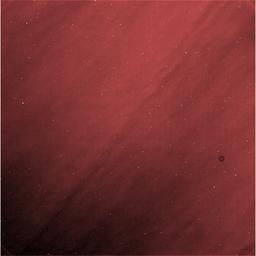
#> input picture test_files/cassini_iss/N1746306880_1_small.jpg, 256 x 256 px
$ python -i stretch.py   (imports and definitions only)
#> lines starting #> are read from the running program, lines starting #| are printed output that depends on the picture
##########################################################################################
# picmaker/stretch.py
##########################################################################################
"""Support for stretch options."""

import numpy as np
from scipy.ndimage import median_filter


def get_limits(array, mask=None, *, limits=None, percentiles=None, trim=0,
               trim_zeros=False, footprint=0., **kwargs):
    """Compute stretch limits from numeric limits and/or percentiles.

    Parameters:
        array (array): A 2-D or 3-D array.
        mask (array, optional): mask array (True for invalid pixels), or None.
        limits (tuple[float, float], optional): Lower and upper limits of the pixel values
            to consider; values outside this range are masked. Use None for the full
            dynamic range.
        percentiles (tuple[float, float], optional): Percentage points between the
            identified extremes corresponding to the returned limits.
        trim (int, optional): The number of pixels around the image edge to exclude from
            the limits. Use this if the pixels near the edge of an image are unreliable or
            likely to be corrupted.
        trim_zeros (bool, optional): True to trim exterior rows/columns that contain all
            zeros before calculating limits.
        footprint (int, optional): Size of a 2-D median filter to be applied to the image
            before determining the limits. Use this option to suppress extreme pixels.
        **kwargs: Additional input parameters, ignored here.

    Returns:
        (tuple[float, float]): The lower and upper limits for the stretch.
    """

    if limits is None:

        if mask is None:
            mask = np.isnan(array)
        else:
            mask = mask | np.isnan(array)

        # Apply the trim
        if trim:
            array = array[..., trim:-trim, trim:-trim]
            mask = mask[..., trim:-trim, trim:-trim]

        # Apply trim_zeros
        antimask = np.logical_not(mask)
        if trim_zeros:
            nonzeros = (array != 0) & antimask
            if nonzeros.ndim == 3:
                nonzeros = np.any(nonzeros, axis=0)
            rows = np.flatnonzero(np.any(nonzeros, axis=1))
            cols = np.flatnonzero(np.any(nonzeros, axis=0))
            if len(rows) != 0:  # not all zeros
                array = array[..., rows[0]:rows[-1]+1, cols[0]:cols[-1]+1]
                antimask = antimask[..., rows[0]:rows[-1]+1, cols[0]:cols[-1]+1]

        # Check for empty array
        unmasked = array[antimask]
        if not len(unmasked):
            return (0., 1.)

        # Apply footprint if any; leave antimask unchanged
        if footprint:
            # Confine masked (out-of-range or NaN) pixels to the valid data range first,
            # so the median filter cannot bleed extreme masked values into valid pixels.
            array = np.clip(array, np.min(unmasked), np.max(unmasked))
            circle_footprint = _circle_mask(footprint)
            if array.ndim == 3:
                if array.shape[0] > 3:  # for more than three bands, collapse to 2-D
                    array = np.median(array, axis=0)
                    antimask = np.all(antimask, axis=0)  # collapse mask to match
                    array = median_filter(array, footprint=circle_footprint)
                else:                   # otherwise, process each band
                    array = array.copy()
                    for b in range(array.shape[0]):
                        array[b] = median_filter(array[b], footprint=circle_footprint)
            else:
                array = median_filter(array, footprint=circle_footprint)

            unmasked = array[antimask]

        # Get the extrema
        array_min = np.min(unmasked)
        array_max = np.max(unmasked)

        # Return for the case of a single-valued array
        if array_min == array_max:
            if array_min == 0.:
                return (0., 1.)
            elif array_min < 0:
                return (array_min, 0.)
            elif array.dtype.kind in {'u', 'i'}:
                return (float(array_min), float(array_min + 1))
            else:
                return (array_min, array_min * 2.)

        # Derive limits, narrowing to the requested percentiles of the valid data
        if percentiles is None:
            limits = (array_min, array_max)
        else:
            limits = tuple(np.percentile(array[antimask], percentiles[:2]))

    return limits


def _circle_mask(diameter):
    """A boolean disk mask of the given diameter.

    Parameters:
        diameter (float): The disk diameter in pixels.

    Returns:
        array[bool]: A 2-D array where True marks pixels inside the circle.
    """

    size = int(np.ceil(diameter))
    center = 0.5 * (size - 1)

    r = np.arange(size) - center
    rsq = r**2
    mask = (rsq + rsq[:, np.newaxis]) <= (diameter / 2.)**2

    if np.sum(mask[0]) == 0:
        mask = mask[1:-1, 1:-1]

    return mask


__all__ = ['get_limits']

##########################################################################################

>>> import cv2
>>> picture = cv2.imread('../../test_files/cassini_iss/N1746306880_1_small.jpg', cv2.IMREAD_GRAYSCALE)
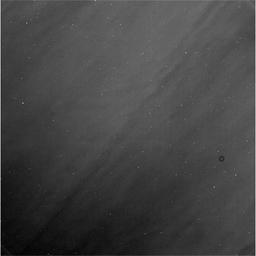
#> picture: shape (256, 256); min 0, max 175, mean 68.5
>>> result = get_limits(picture)
#> in get_limits, `mask = np.isnan(array)`: mask: shape (256, 256) bool; every value is 0
#> in get_limits, `antimask = np.logical_not(mask)`: antimask: shape (256, 256) bool; every value is 1
#> in get_limits, `array_min = np.min(unmasked)`: array_min = 0
#> in get_limits, `array_max = np.max(unmasked)`: array_max = 175
#> in get_limits, `limits = (array_min, array_max)`: limits = (0, 175)
#> result = (0, 175)
